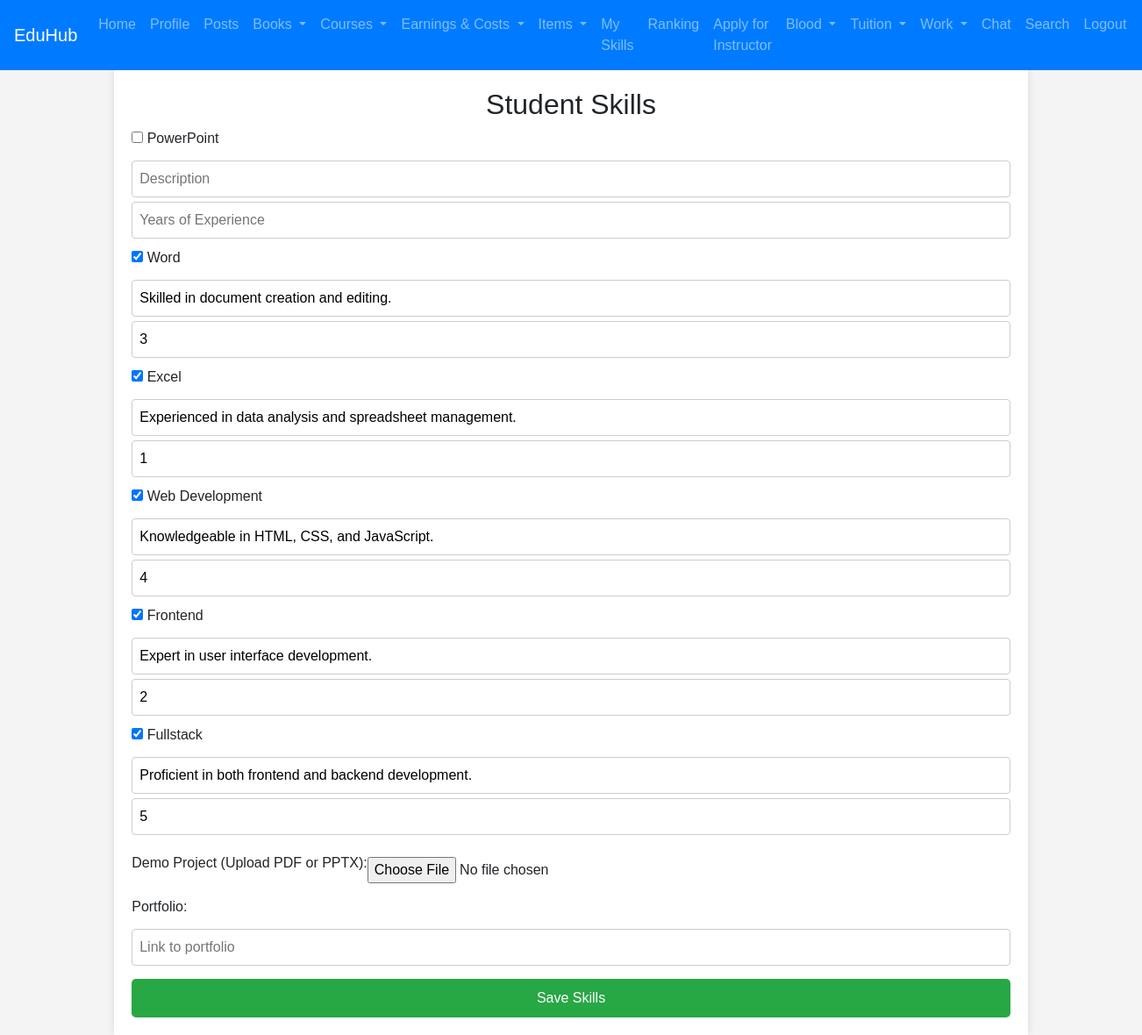
Page /adminskills_development.php on the committed database.
### tables this page shows
CREATE TABLE `student_skills` (
  `skill_id` int(11) NOT NULL,
  `student_id` int(11) NOT NULL,
  `skill_name` varchar(100) NOT NULL,
  `description` text DEFAULT NULL,
  `work_experience_years` int(11) DEFAULT NULL,
  `demo_project` varchar(255) DEFAULT NULL,
  `portfolio` varchar(255) DEFAULT NULL
);

### adminskills_development.php (the view, shortened to what this page needs)
<?php
$servername = "localhost";
$username = "root";
$password = "";
$dbname = "EduHub";
$conn = new mysqli($servername, $username, $password, $dbname);
$student_id = 1;
$skill_data = [];
$sql = "SELECT * FROM student_skills WHERE student_id = ?";
$stmt = $conn->prepare($sql);
$stmt->bind_param("i", $student_id);
$stmt->execute();
$result = $stmt->get_result();
while ($row = $result->fetch_assoc()) {
    $skill_data[$row['skill_name']] = $row;
}
$skills = ['PowerPoint', 'Word', 'Excel', 'Web Development', 'Frontend', 'Fullstack'];
?>
<!DOCTYPE html>
<html lang="en">
<head>
    <link href="https://stackpath.bootstrapcdn.com/bootstrap/4.5.2/css/bootstrap.min.css" rel="stylesheet">
</head>
<body>
<?php include 'navbaradmin.php'; ?>
    <div class="container">
        <h2>Student Skills</h2>
        <form action="" method="POST" enctype="multipart/form-data">
            <div class="skills-section">
                <?php foreach ($skills as $skill): ?>
                    <div class="skill-item">
                        <input type="checkbox" name="skills[]" value="<?= $skill ?>" id="<?= $skill ?>"
                            <?= isset($skill_data[$skill]) ? 'checked' : '' ?>>
                        <label for="<?= $skill ?>"><?= $skill ?></label>
                        <input type="text" name="description[<?= $skill ?>]"
                            placeholder="Description"
                            value="<?= isset($skill_data[$skill]) ? $skill_data[$skill]['description'] : '' ?>">
                        <input type="number" name="work_experience_years[<?= $skill ?>]"
                            placeholder="Years of Experience"
                            value="<?= isset($skill_data[$skill]) ? $skill_data[$skill]['work_experience_years'] : '' ?>">
                    </div>
                <?php endforeach; ?>
            </div>
            <div class="input-group">
                <label for="demo_project">Demo Project (Upload PDF or PPTX):</label>
                <input type="file" name="demo_project" id="demo_project" accept=".pptx,.pdf">
            </div>
            <div class="input-group">
                <label for="portfolio">Portfolio:</label>
                <input type="text" name="portfolio" id="portfolio" placeholder="Link to portfolio"
                       value="<?= !empty($skill_data) ? (reset($skill_data)['portfolio'] ?? '') : '' ?>">
            </div>
            <button type="submit">Save Skills</button>
        </form>
    </div>
</body>
</html>

### adminskills_development.php (style rules this page uses)
body { font-family: Arial, sans-serif; background-color: #f4f4f4; margin: 0; padding: 0; }
.container { width: 80%; margin: 0 auto; background: #fff; padding: 20px; box-shadow: 0 0 10px rgba(0, 0, 0, 0.1); }
h2 { text-align: center; }
.skills-section { margin-bottom: 20px; }
.skill-item { margin-bottom: 10px; }
.input-group { margin-bottom: 15px; }
input[type="text"], input[type="number"] { width: 100%; padding: 8px; margin-top: 5px; border: 1px solid #ccc; border-radius: 4px; }
input[type="file"] { margin-top: 5px; }
button { background-color: #28a745; color: white; padding: 10px; border: none; border-radius: 5px; cursor: pointer; width: 100%; }

### rows in the picture
student_skills: description "Skilled in document creation and editing.", work_experience_years "3"
student_skills: description "Experienced in data analysis and spreadsheet management.", work_experience_years "1"
student_skills: description "Knowledgeable in HTML, CSS, and JavaScript.", work_experience_years "4"
student_skills: description "Expert in user interface development.", work_experience_years "2"
student_skills: description "Proficient in both frontend and backend development.", work_experience_years "5"

### other values in the picture
$skill "PowerPoint"
$skill "Word"
$skill "Excel"
$skill "Web Development"
$skill "Frontend"
$skill "Fullstack"
